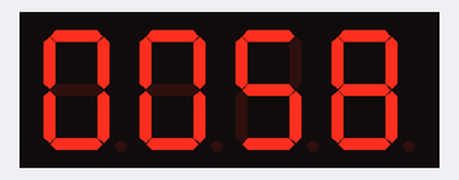
A sketch run on a simulated Arduino Uno, built with avr-gcc and run on an emulated ATmega328P. Shown: 4-digit seven-segment display. Wiring (inferred from the names in the program): 4-digit 7-segment display, segments lit when HIGH: segments pin 3, pin 4, pin 5, pin 6, pin 7, pin 8, pin 9; digit selects pin 10, pin 11, pin 12, pin 13. The segment pins are drawn as the display they are named for.

Above: at 1.27 s.
At 4.73 s:
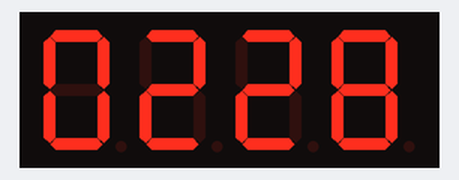
At 9.21 s:
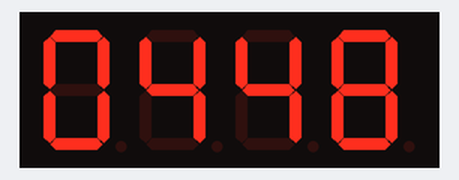
At 17.15 s:
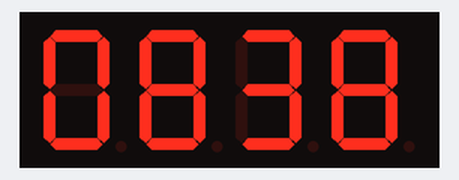
At 25.09 s:
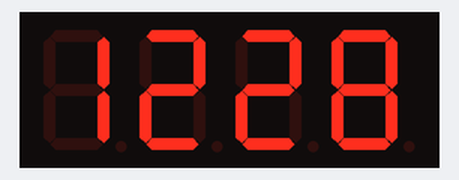
At 37.51 s:
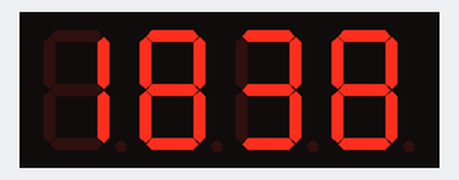

The sketch:

Four_digit_displayCommonCathode.ino
```cpp
#define segment_a 3
#define segment_b 4
#define segment_c 5
#define segment_d 6
#define segment_e 7
#define segment_f 8
#define segment_g 9

#define sink_1 10
#define sink_2 11
#define sink_3 12
#define sink_4 13
int digit;

byte segmentPin [] = {segment_a, segment_b, segment_c, segment_d, segment_e, segment_f, segment_g};

byte segmentpattern [] = {0x3f, 0x06, 0x5b, 0x4f, 0x66, 0x6d, 0x7d, 0x07, 0x7f, 0x67};


void setup(){
 pinMode(sink_1, OUTPUT);
 pinMode(sink_2, OUTPUT);
 pinMode(sink_3, OUTPUT);
 pinMode(sink_4, OUTPUT);
 pinMode(segment_a, OUTPUT);
 pinMode(segment_b, OUTPUT);
 pinMode(segment_c, OUTPUT);
 pinMode(segment_d, OUTPUT);
 pinMode(segment_e, OUTPUT);
 pinMode(segment_f, OUTPUT);
 pinMode(segment_g, OUTPUT);

 for(int i=0; i<10000; i++){
  for(int j=0; j<1; j++){
  digit = (i/1000);
  digitalWrite(sink_1, LOW);
  digitalWrite(sink_2, HIGH);
  digitalWrite(sink_3, HIGH);
  digitalWrite(sink_4, HIGH);
  setSegment(digit);
  delay(5);

  digit = (i/100)%10;
  digitalWrite(sink_1, HIGH);
  digitalWrite(sink_2, LOW);
  digitalWrite(sink_3, HIGH);
  digitalWrite(sink_4, HIGH);
  setSegment(digit);
  delay(5);

  digit =(i / 10)%10;
  digitalWrite(sink_1, HIGH);
  digitalWrite(sink_2, HIGH);
  digitalWrite(sink_3, LOW);
  digitalWrite(sink_4, HIGH);
  setSegment(digit);
  delay(5);

  digit = i % 10;
  digitalWrite(sink_1, HIGH);
  digitalWrite(sink_2, HIGH);
  digitalWrite(sink_3, HIGH);
  digitalWrite(sink_4, LOW);
  setSegment(digit);
  delay(5);

 Serial.begin(9600);

}
 }
}


void loop(){
  int sensorValue = analogRead(A0);
  sensorValue = map(sensorValue, 0, 1023, 0,9999);
  Serial.println(sensorValue);

  for(int j=0; j<50; j++){
    digit = (sensorValue / 1000);
    digitalWrite(sink_1, LOW);
    digitalWrite(sink_2, HIGH);
    digitalWrite(sink_3, HIGH);
    digitalWrite(sink_4, HIGH);
    setSegment(digit);
    delay(2);

    digit = (sensorValue / 100)%10;
    digitalWrite(sink_1, HIGH);
    digitalWrite(sink_2, LOW);
    digitalWrite(sink_3, HIGH);
    digitalWrite(sink_4, HIGH);
    setSegment(digit);
    delay(2);

    digit = (sensorValue / 10) % 10;
    digitalWrite(sink_1, HIGH);
    digitalWrite(sink_2, HIGH);
    digitalWrite(sink_3, LOW);
    digitalWrite(sink_4, HIGH);
    setSegment(digit);
    delay(2);

    digit = (sensorValue % 10);
    digitalWrite(sink_1, HIGH);
    digitalWrite(sink_2, HIGH);
    digitalWrite(sink_3, HIGH);
    digitalWrite(sink_4, LOW);
    setSegment(digit);
    delay(2);
}
}

 void setSegment(byte digit){
  byte mask = 1;
  for(int i=0; i<8; i++){
    if((segmentpattern[digit] & mask) == 0) digitalWrite(segmentPin[i], LOW);
    else digitalWrite(segmentPin[i], HIGH);
    mask = mask<<1;
  }
 }
```
